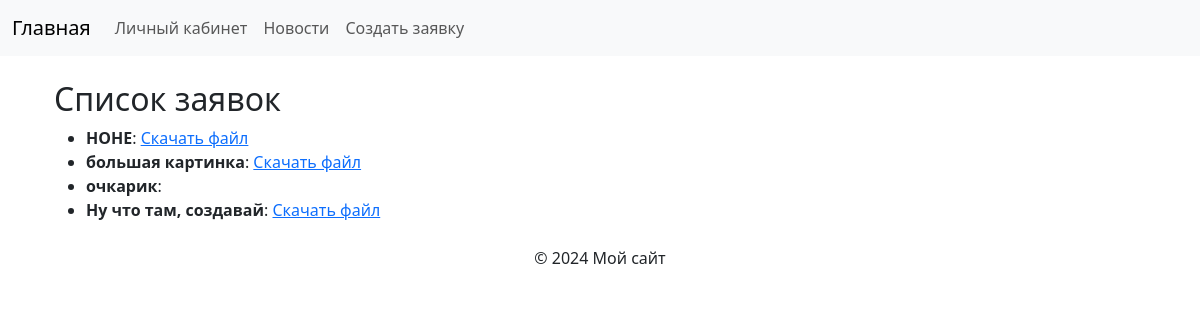
The app's page /requests/, older data.
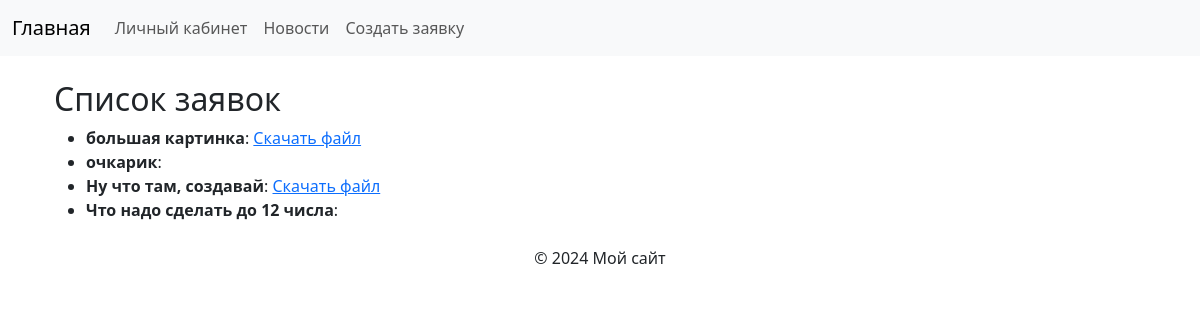
The same page, newer data.
### Profile/models.py (models this page shows, shortened)
class Request(models.Model):
    STATUS_CHOICES = [
        ('pending', 'На рассмотрении'),
        ('approved', 'Одобренно'),
        ('rejected', 'Отклонено'),
    ]
    user = models.ForeignKey(User, on_delete=models.CASCADE, related_name='requests')
    title = models.CharField(max_length=200, verbose_name="Заголовок")
    body = models.TextField(verbose_name="Основной текс")
    file = models.FileField(
        upload_to='requests/files/',
        blank=True,
        null=True,
        validators=[FileExtensionValidator(['jpg', 'jpeg', 'png', 'gif'])],
        verbose_name='Изображение'
    )
    slug = models.SlugField(max_length=255, unique=True, blank=True, null=True, verbose_name='Slug')
    status = models.CharField(max_length=10, choices=STATUS_CHOICES, default='pending', verbose_name='Статус')
    created_at = models.DateTimeField(auto_now_add=True, verbose_name='Дата создания')
    updated_at = models.DateTimeField(auto_now=True, verbose_name='Дата обновления')

### Profile/views.py (the view)
# urls.py: path('requests/', request_list, name='request_list'),
def request_list(request):
    requests = Request.objects.all()  # Если модель заявок называется `Request`
    return render(request, 'requests/request_list.html', {'requests': requests})

### Profile/templates/requests/request_list.html
{% extends 'base.html' %}
{% block content %}
<div class="container mt-4">
    <h2>Список заявок</h2>
    <ul>
        {% for request in requests %}
        <li>
            <strong>{{ request.title }}</strong>: {{ request.content }}
            {% if request.file %}
                <a href="{{ request.file.url }}">Скачать файл</a>
            {% endif %}
        </li>
        {% empty %}
        <li>Заявок пока нет.</li>
        {% endfor %}
    </ul>
</div>
{% endblock %}

Row changes from the older to the newer data that the page shows:
removed Request: title "НОНЕ"
added Request: title "Что надо сделать до 12 числа"
